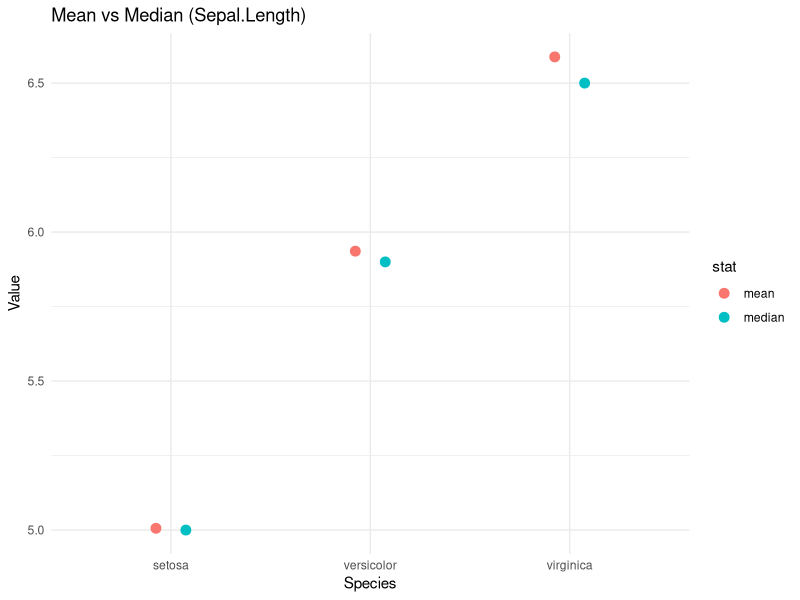
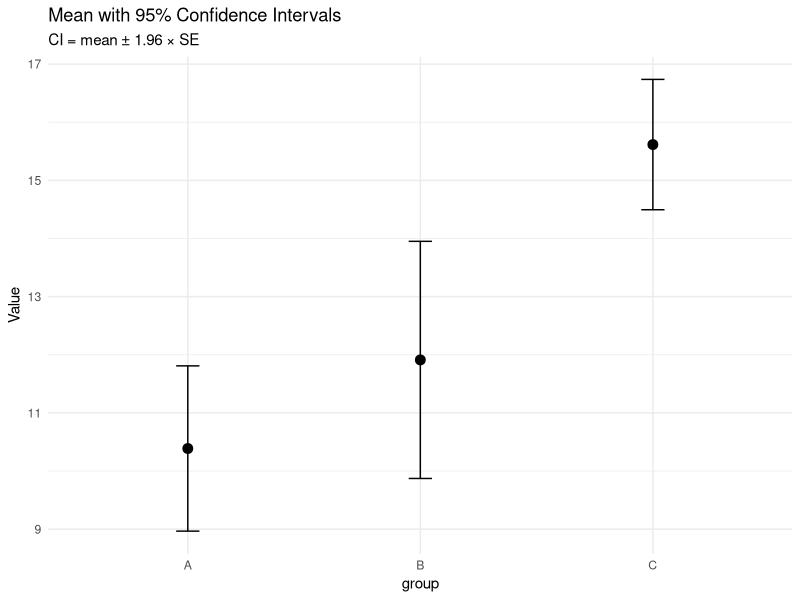
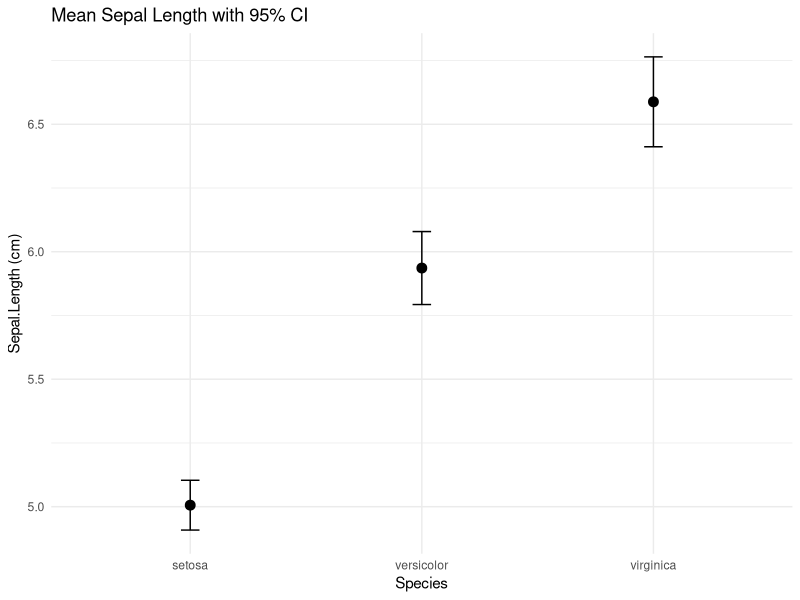
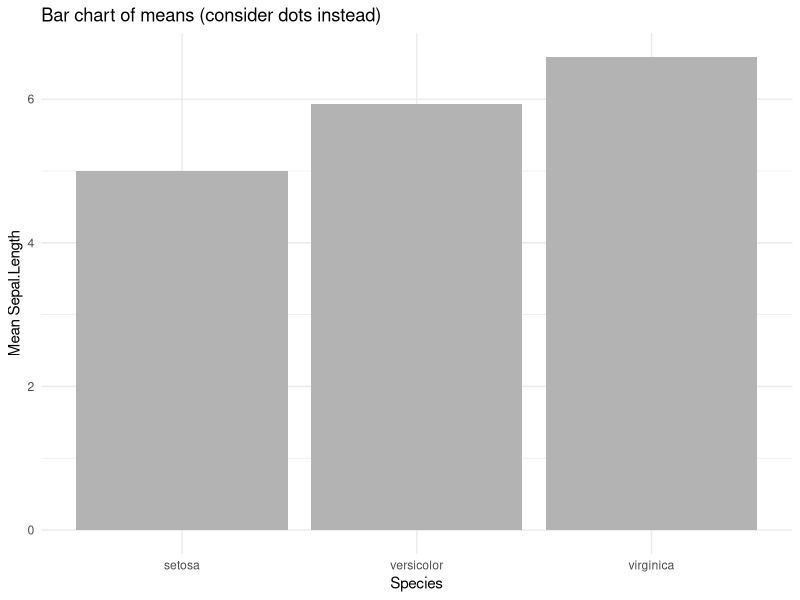
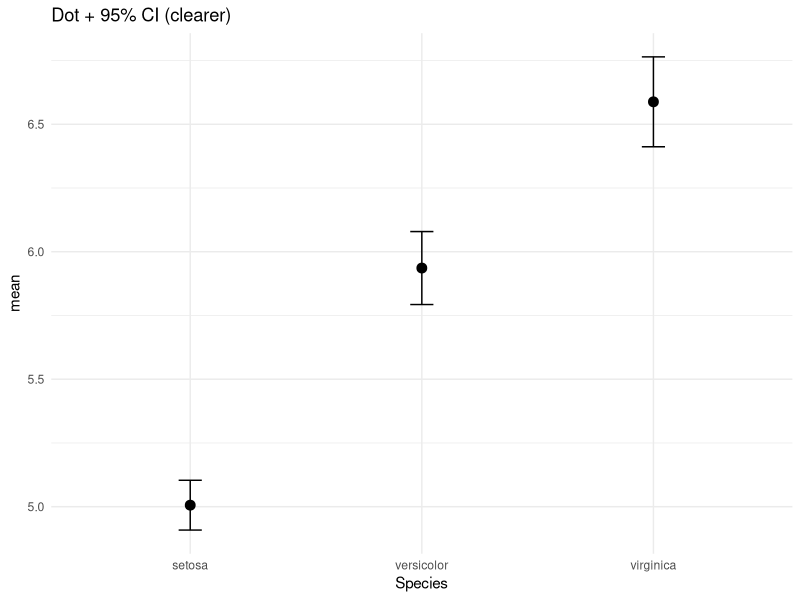
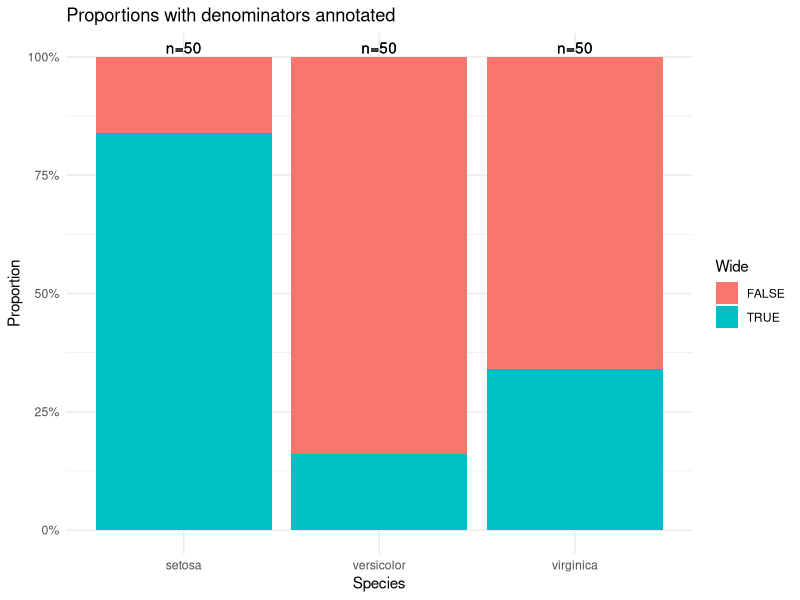
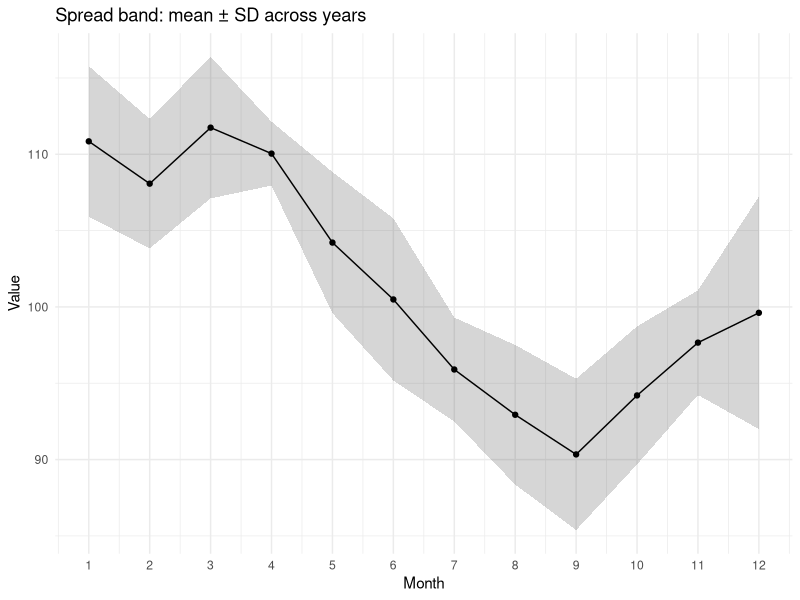
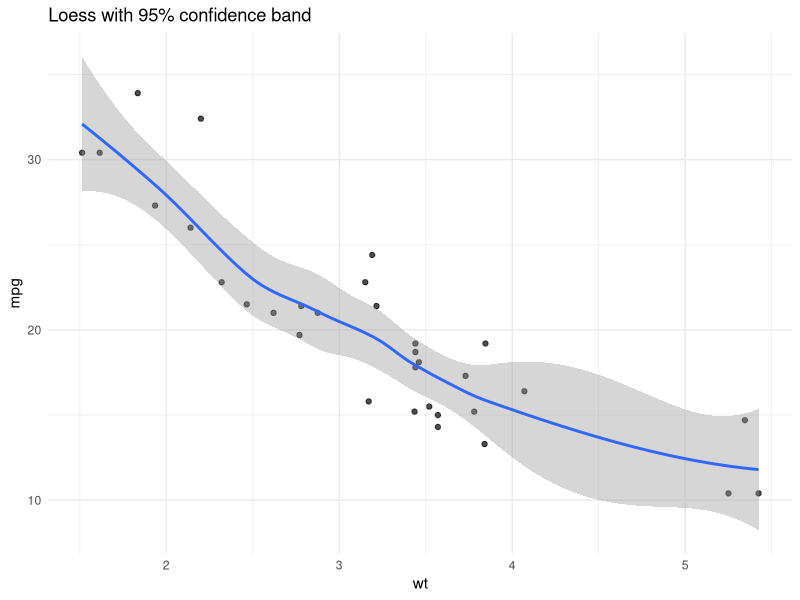

Generate these figures, in order, with R:
## ---- chunk 1
#| label: setup
#| include: true
set.seed(42)

suppressPackageStartupMessages({
  library(ggplot2)
  library(dplyr)
  library(tidyr)
  library(MASS)   # for kde2d
  library(scales)
})

# Helper: Freedman–Diaconis binwidth
fd_binwidth <- function(x) {
  iqr <- IQR(x, na.rm = TRUE)
  n   <- sum(is.finite(x))
  if (iqr == 0 || n <= 1) return(diff(range(x, na.rm = TRUE)))
  2 * iqr / (n^(1/3))
}

# Helper: quick CI around a mean (normal approx)
mean_se_df <- function(x) {
  m  <- mean(x, na.rm = TRUE)
  se <- sd(x, na.rm = TRUE) / sqrt(sum(is.finite(x)))
  tibble(y = m, ymin = m - 1.96*se, ymax = m + 1.96*se)
}
## ---- chunk 2
sl_summ <- iris %>% group_by(Species) %>%
  summarise(mean = mean(Sepal.Length), median = median(Sepal.Length), .groups="drop") %>%
  pivot_longer(-Species, names_to = "stat", values_to = "value")

ggplot(sl_summ, aes(Species, value, colour = stat)) +
  geom_point(position = position_dodge(width = .3), size = 3) +
  labs(title = "Mean vs Median (Sepal.Length)", y = "Value") +
  theme_minimal()
## ---- chunk 3
set.seed(123)
small_df <- tibble(
  group = rep(c("A", "B", "C"), each = 5),
  value = c(rnorm(5, 10, 2), rnorm(5, 12, 2), rnorm(5, 15, 2))
)

summary_df <- small_df %>% group_by(group) %>% summarise(
  mean = mean(value), sd = sd(value), se = sd/sqrt(n()),
  ci_lower = mean - 1.96*se, ci_upper = mean + 1.96*se,
  .groups = "drop"
)
summary_df
## ---- chunk 4
ggplot(summary_df, aes(group, mean)) +
  geom_point(size = 3) +
  geom_errorbar(aes(ymin = ci_lower, ymax = ci_upper), width = .1) +
  labs(title = "Mean with 95% Confidence Intervals", subtitle = "CI = mean ± 1.96 × SE", y = "Value") +
  theme_minimal()
## ---- chunk 5
sl_ci <- iris %>% group_by(Species) %>% summarise(
  mean = mean(Sepal.Length), se = sd(Sepal.Length)/sqrt(n()), .groups = "drop"
) %>% mutate(ymin = mean - 1.96*se, ymax = mean + 1.96*se)

ggplot(sl_ci, aes(Species, mean)) +
  geom_point(size = 3) + geom_errorbar(aes(ymin = ymin, ymax = ymax), width = .08) +
  labs(title = "Mean Sepal Length with 95% CI", y = "Sepal.Length (cm)") +
  theme_minimal()
## ---- chunk 6
# Bars
p_bar <- iris %>% group_by(Species) %>% summarise(mean = mean(Sepal.Length), .groups="drop") %>%
  ggplot(aes(Species, mean)) + geom_col(fill = "grey70") +
  labs(title = "Bar chart of means (consider dots instead)", y = "Mean Sepal.Length") + theme_minimal()

# Dots + CI
p_dot <- ggplot(sl_ci, aes(Species, mean)) +
  geom_point(size = 3) + geom_errorbar(aes(ymin = ymin, ymax = ymax), width = .1) +
  labs(title = "Dot + 95% CI (clearer)") + theme_minimal()

p_bar; p_dot
## ---- chunk 7
prop_df <- iris %>% mutate(Wide = Sepal.Width > 3) %>% count(Species, Wide) %>% group_by(Species) %>%
  mutate(prop = n/sum(n), n_total = sum(n))

ggplot(prop_df, aes(Species, prop, fill = Wide)) +
  geom_col(position = position_stack()) +
  geom_text(aes(label = paste0("n=", n_total)), y = 1.02) +
  scale_y_continuous(labels = percent_format()) +
  labs(title = "Proportions with denominators annotated", y = "Proportion") +
  theme_minimal()
## ---- chunk 8
set.seed(7)
ts <- data.frame(month = rep(1:12, 6), year = rep(2015:2020, each = 12)) %>%
  mutate(value = 100 + 10*sin(2*pi*month/12) + rnorm(n(), 0, 5))

by_month <- ts %>% group_by(month) %>% summarise(mean = mean(value), sd = sd(value), .groups = "drop") %>%
  mutate(ymin = mean - sd, ymax = mean + sd)

ggplot(by_month, aes(month, mean)) +
  geom_ribbon(aes(ymin = ymin, ymax = ymax), alpha = .2) +
  geom_line() + geom_point() + scale_x_continuous(breaks = 1:12) +
  labs(title = "Spread band: mean ± SD across years", x = "Month", y = "Value") + theme_minimal()
## ---- chunk 9
pp <- ggplot(mtcars, aes(wt, mpg)) + geom_point(alpha = .7)
pp + geom_smooth(method = "loess", se = TRUE) + labs(title = "Loess with 95% confidence band") + theme_minimal()
## ---- chunk 10
x <- faithful$eruptions
bw_fd <- fd_binwidth(x)
bw_scott <- 3.49 * sd(x) / length(x)^(1/3)

p1 <- ggplot(faithful, aes(eruptions)) +
  geom_histogram(binwidth = bw_fd, boundary = 0, colour = "white") +
  labs(title = paste0("Histogram (FD binwidth = ", round(bw_fd, 2), ")"), x = "Eruption length (min)") + theme_minimal()

p2 <- ggplot(faithful, aes(eruptions)) +
  geom_histogram(binwidth = bw_scott, boundary = 0, colour = "white") +
  labs(title = paste0("Histogram (Scott binwidth = ", round(bw_scott, 2), ")")) + theme_minimal()

p1; p2
## ---- chunk 11
base_hist <- ggplot(faithful, aes(eruptions)) +
  geom_histogram(aes(y = after_stat(density)), binwidth = fd_binwidth(faithful$eruptions), fill = "grey85", colour = "white") +
  geom_density(adjust = 1) +
  labs(title = "Histogram with kernel density overlay", subtitle = "adjust = 1 (default bandwidth)", y = "Density") +
  theme_minimal()

base_hist
## ---- chunk 12
# Bandwidth comparison
ggplot(faithful, aes(eruptions)) +
  geom_density(adjust = 0.5, colour = "red", fill = "red", alpha = 0.2) +
  geom_density(adjust = 2,   colour = "blue", fill = "blue", alpha = 0.2) +
  labs(title = "Bandwidth effect on KDE", subtitle = "Red = under‑smoothed (0.5); Blue = over‑smoothed (2)", x = "Eruption length (min)", y = "Density") +
  theme_minimal()
## ---- chunk 13
pp <- ggplot(iris, aes(Sepal.Length)) + theme_minimal()
pp + geom_dotplot(binwidth = fd_binwidth(iris$Sepal.Length), method = "histodot") + labs(title = "Dot plot (histodot)", y = NULL)

pp + geom_jitter(aes(y = 0), width = 0, height = .05, alpha = .5) + labs(title = "Strip chart with jitter", y = NULL)
## ---- chunk 14
D <- diamonds %>% sample_n(6000)

ggplot(D, aes(carat, price)) + stat_bin2d(bins = 40) +
  scale_fill_viridis_c(option = "C", direction = 1) +
  labs(title = "2D rectangular binning", x = "Carat", y = "Price") + theme_minimal()
## ---- chunk 15
ggplot(D, aes(carat, price)) +
  stat_density_2d(
    aes(colour = after_stat(level)),
    bins = 10,
    geom = "contour"
  ) +
  geom_point(alpha = .15, size = .5) +
  guides(colour = "none") +
  labs(title = "Bivariate kernel density (contours)") +
  theme_minimal()

## ---- chunk 16
ggplot(D, aes(carat, price)) +
  stat_density_2d(
    aes(colour = after_stat(level)), 
    bins = 10, 
    geom = "contour"
  ) +
  geom_point(alpha = .15, size = .5) +
  guides(colour = "none") +
  labs(title = "Bivariate kernel density (contours)") +
  theme_minimal()

## ---- chunk 17
xy <- with(D, MASS::kde2d(carat, price, n = 80))
K <- as.data.frame(xy$z); colnames(K) <- xy$y; K$x <- xy$x
K <- pivot_longer(K, -x, names_to = "y", values_to = "z"); K$y <- as.numeric(K$y)

ggplot(K, aes(x, y, fill = z)) + geom_raster(interpolate = TRUE) + scale_fill_viridis_c() +
  labs(title = "Bivariate density (kde2d → raster)", x = "Carat", y = "Price") + theme_minimal()
## ---- chunk 18
base <- ggplot(mtcars, aes(wt, mpg)) + geom_point(alpha = .7) + theme_minimal()

base + geom_smooth(method = "lm", formula = y ~ x, se = TRUE) +
  labs(title = "OLS linear fit with 95% CI", x = "Weight (1000 lbs)", y = "MPG")

base + geom_smooth(method = "lm", formula = y ~ poly(x, 2), se = TRUE) +
  labs(title = "Quadratic fit (degree 2)")
## ---- chunk 19
# Fit cubic model and extrapolate
cubic_mod <- lm(mpg ~ poly(wt, 3), data = mtcars)
extrapolate_df <- data.frame(wt = seq(1, 6, length.out = 200))
extrapolate_df$mpg <- predict(cubic_mod, newdata = extrapolate_df)

base + geom_line(data = extrapolate_df, aes(wt, mpg), colour = "red") +
  labs(title = "Cubic model extrapolation", subtitle = "Red line = prediction outside data range")
## ---- chunk 20
base + geom_smooth(method = "loess", span = 0.6, se = TRUE) + labs(title = "LOESS (span = 0.6)")
base + geom_smooth(method = "loess", span = 0.25, se = FALSE) + labs(title = "LOESS (span = 0.25): chasing noise")
## ---- chunk 21
lm_fit <- lm(mpg ~ wt, data = mtcars)
newx <- data.frame(wt = seq(min(mtcars$wt), max(mtcars$wt), length.out = 100))
pr <- predict(lm_fit, newdata = newx, interval = "confidence")
pr_df <- cbind(newx, as.data.frame(pr))

ggplot(mtcars, aes(wt, mpg)) + geom_point() +
  geom_ribbon(data = pr_df, aes(ymin = lwr, ymax = upr, y = NULL), alpha = .2) +
  geom_line(data = pr_df, aes(y = fit)) +
  labs(title = "Manual confidence band (lm + predict)", x = "wt", y = "mpg") + theme_minimal()
## ---- chunk 22
vol <- volcano
vol_df <- as.data.frame(vol); colnames(vol_df) <- paste0("y", seq_len(ncol(vol_df))); vol_df$x <- seq_len(nrow(vol_df))
vol_long <- vol_df %>% pivot_longer(-x, names_to = "y", values_to = "z") %>% mutate(y = as.numeric(sub("y", "", y)))

ggplot(vol_long, aes(x, y, fill = z)) + geom_raster() + scale_fill_viridis_c() + coord_equal() +
  labs(title = "Volcano elevation heatmap (geom_raster)", x = "X", y = "Y") + theme_minimal()
## ---- chunk 23
num <- iris %>% select_if(is.numeric)
C <- cor(num)
C_df <- as.data.frame(C) %>% mutate(var1 = rownames(C)) %>% pivot_longer(-var1, names_to = "var2", values_to = "r")

ggplot(C_df, aes(var1, var2, fill = r)) + geom_tile() +
  scale_fill_gradient2(low = muted("blue"), mid = "white", high = muted("red"), midpoint = 0) + coord_equal() +
  labs(title = "Correlation heatmap (iris)", x = NULL, y = NULL) + theme_minimal() +
  theme(axis.text.x = element_text(angle = 45, hjust = 1))
## ---- chunk 24
set.seed(10)
df <- tibble(id = factor(1:30), before = rnorm(30, 60, 8), after = before + rnorm(30, 3, 5)) %>%
  pivot_longer(-id, names_to = "time", values_to = "score")

ggplot(df, aes(time, score, group = id)) + geom_point() + geom_line(alpha = .4) +
  stat_summary(aes(group = time), fun = mean, geom = "point", size = 3, colour = "red") +
  labs(title = "Slopegraph: paired before/after per subject", x = NULL) + theme_minimal()
## ---- chunk 25
library(dplyr)
E <- economics %>% dplyr::select(one_of(c("date", "unemploy")))

ggplot(E, aes(date, unemploy)) + geom_line() + labs(title = "US unemployment over time", x = NULL, y = "Thousands") + theme_minimal()
## ---- chunk 26
set.seed(3)
pts <- as.data.frame(matrix(rnorm(200), ncol = 2)); colnames(pts) <- c("x", "y")
H <- chull(pts$x, pts$y); H <- c(H, H[1])

ggplot(pts, aes(x, y)) + geom_point(alpha = .6) + geom_path(data = pts[H, ], colour = "red", linewidth = 1) +
  coord_equal() + labs(title = "Convex hull (base chull)") + theme_minimal()
## ---- chunk 27
if (!requireNamespace("deldir", quietly = TRUE)) {
  message("Package 'deldir' not installed; skipping Delaunay/Voronoi demo.")
} else {
  library(deldir)
  set.seed(4)
  P <- data.frame(x = runif(60), y = runif(60))
  dd <- deldir(P$x, P$y)
  vt <- tile.list(dd)
  vor <- lapply(vt, function(t) data.frame(x = t$x, y = t$y, id = t$ptNum))
  vor <- bind_rows(vor)
  ggplot() + geom_polygon(data = vor, aes(x, y, group = id), fill = NA, colour = "grey50") +
    geom_point(data = P, aes(x, y), size = 1) + labs(title = "Voronoi tessellation with seeds") +
    coord_equal() + theme_minimal()
}
## ---- chunk 28
if (!requireNamespace("igraph", quietly = TRUE)) {
  message("Package 'igraph' not installed; skipping MST demo.")
} else {
  library(igraph)
  set.seed(5)
  P <- data.frame(x = rnorm(40), y = rnorm(40))
  D <- as.matrix(dist(P))
  g <- graph_from_adjacency_matrix(D, mode = "undirected", weighted = TRUE)
  mst <- mst(g)
  E <- igraph::as_data_frame(mst, what = "edges")
  edges <- data.frame(x = P$x[E$from], y = P$y[E$from], xend = P$x[E$to], yend = P$y[E$to])
  ggplot(P, aes(x, y)) + geom_point() +
    geom_segment(data = edges, aes(x = x, y = y, xend = xend, yend = yend), colour = "steelblue") +
    coord_equal() + theme_minimal() + labs(title = "Minimum Spanning Tree over points")
}
## ---- chunk 29
base <- ggplot(mtcars, aes(wt, mpg)) + geom_point(alpha = .7) + theme_minimal()
base + geom_smooth(method = "lm", se = TRUE) + labs(title = "Conditional: OLS linear model", x = "Weight", y = "MPG")

X <- scale(cbind(mtcars$wt, mtcars$mpg)); pca <- prcomp(X)
center <- attr(X, "scaled:center"); scalev <- attr(X, "scaled:scale")
vec <- pca$rotation[,1]; s <- seq(-2.5, 2.5, length = 100)
L <- sweep(s %*% t(vec), 2, center, "+"); L <- sweep(L, 2, scalev, "*")
L <- as.data.frame(L); colnames(L) <- c("wt", "mpg")

base + geom_path(data = L, colour = "red", linewidth = 1) + labs(title = "Joint: PCA direction (red)")
## ---- chunk 30
base + geom_smooth(method = "loess", span = 0.2, se = FALSE) + labs(title = "Under‑smoothed loess: chases noise")
## ---- chunk 31
bw_too_wide <- diff(range(faithful$eruptions))/5
p_bad <- ggplot(faithful, aes(eruptions)) + geom_histogram(binwidth = bw_too_wide, fill = "grey80", colour = "white") + labs(title = "Poor binwidth hides structure") + theme_minimal()
p_good <- ggplot(faithful, aes(eruptions)) + geom_histogram(binwidth = fd_binwidth(faithful$eruptions), fill = "grey85", colour = "white") + labs(title = "Better binning reveals structure") + theme_minimal()

p_bad; p_good
## ---- chunk 32
pp <- ggplot(mpg, aes(displ, hwy))  # x = displ, y = hwy

pp +
  geom_smooth(method = "lm", se = TRUE) +
  geom_point(alpha = .6) +
  labs(title = "Show CI band *with* data")
## ---- chunk 33
par(mfrow = c(1,2))
hist(faithful$eruptions, freq = FALSE, col = "grey85", border = "white", main = "Histogram")
lines(density(faithful$eruptions))

plot(ecdf(faithful$eruptions), main = "ECDF")
par(mfrow = c(1,1))
## ---- chunk 34
set.seed(3); pts <- as.data.frame(matrix(rnorm(200), ncol = 2)); colnames(pts) <- c("x","y")
plot(pts, pch = 16, col = scales::alpha("black", .6))
lines(pts[chull(pts$x, pts$y),], col = "red", lwd = 2)
